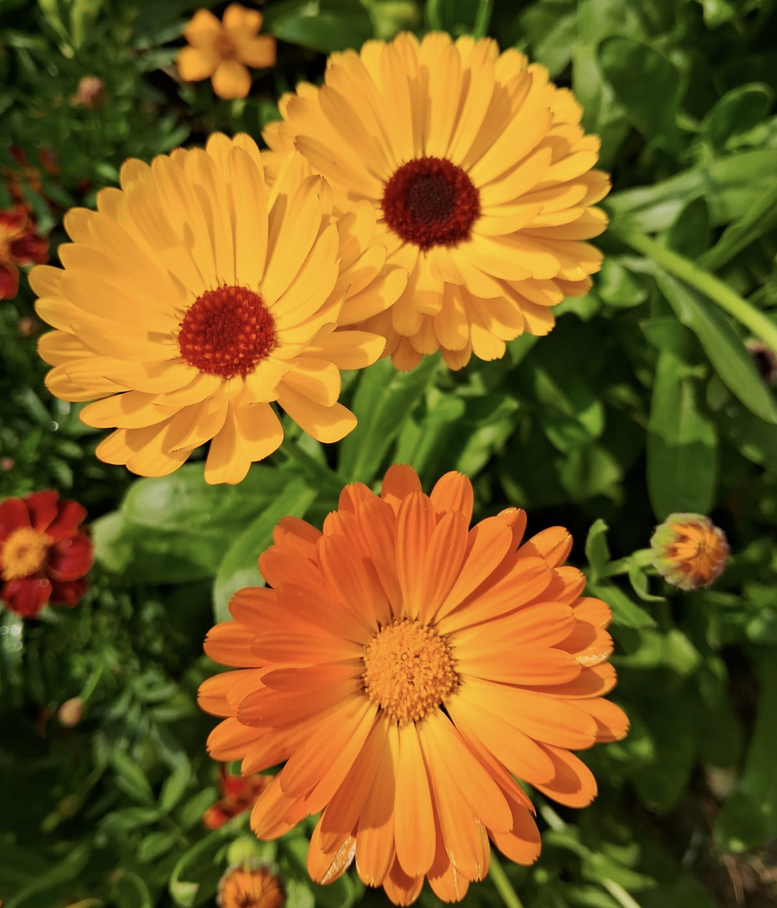
#> input picture images/flower.png, 777 x 908 px, shrunk from 1112 x 1300 before the run, found by its file name
$ python CLHE.py
#> lines starting #> are read from the running program, lines starting #| are printed output that depends on the picture
import cv2
import numpy as np
import matplotlib.pyplot as plt

# --------------------------
# Own Histogram Equalization Function
# --------------------------
def hist_equalization(img):
    hist, _ = np.histogram(img.flatten(), 256, [0,256])
    pdf = hist / hist.sum()              # Probability distribution
    cdf = pdf.cumsum()                   # Cumulative distribution
    cdf_normalized = np.round(cdf * 255).astype(np.uint8)
    equalized_img = cdf_normalized[img]  # Map original pixels
    return equalized_img

# --------------------------
# Image paths (replace with your images)
# --------------------------
images = {
    "Dark Image": "/Users/akhi/Desktop/DIP/images/flower.png",
    "Bright Image": "/Users/akhi/Desktop/DIP/images/roses.png",
    "Light Image": "/Users/akhi/Desktop/DIP/images/tulip.png"
}

# --------------------------
# Loop through images
# --------------------------
for img_title, path in images.items():
    # Load grayscale image
    img = cv2.imread(path, cv2.IMREAD_GRAYSCALE)
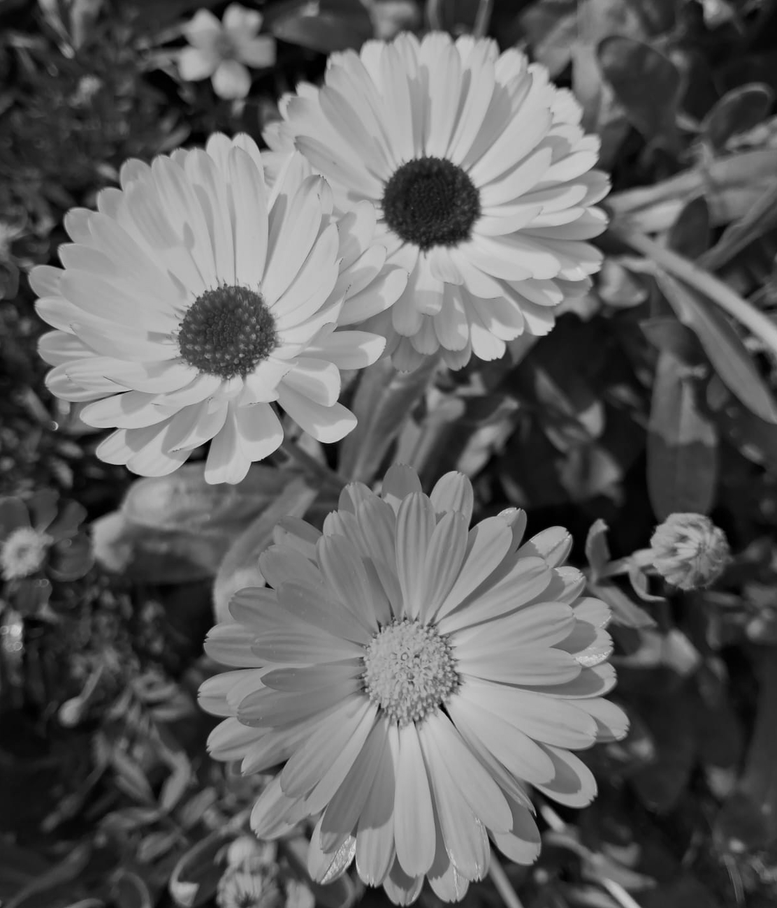
#> img: shape (908, 777); min 0, max 215, mean 97.1
    if img is None:
        print(f"Error: Could not load {path}")
        continue

    # Apply own histogram equalization
    my_eq = hist_equalization(img)
#> in hist_equalization, `hist, _ = np.histogram(img.flatten(), 256, [0,256])`: hist = 256 values, max 6655 at index 42, min 0 at index 210, mean 2755.9
#> in hist_equalization, `pdf = hist / hist.sum()`: pdf = 256 values, max 0.00943 at index 42, min 0 at index 210, mean 0.00391
#> in hist_equalization, `cdf = pdf.cumsum()`: cdf = 256 values from 0.000724 to 1
#> in hist_equalization, `cdf_normalized = np.round(cdf * 255).astype(np.uint8)`: cdf_normalized = 256 values from 0 to 255
#> in hist_equalization, `equalized_img = cdf_normalized[img]`:
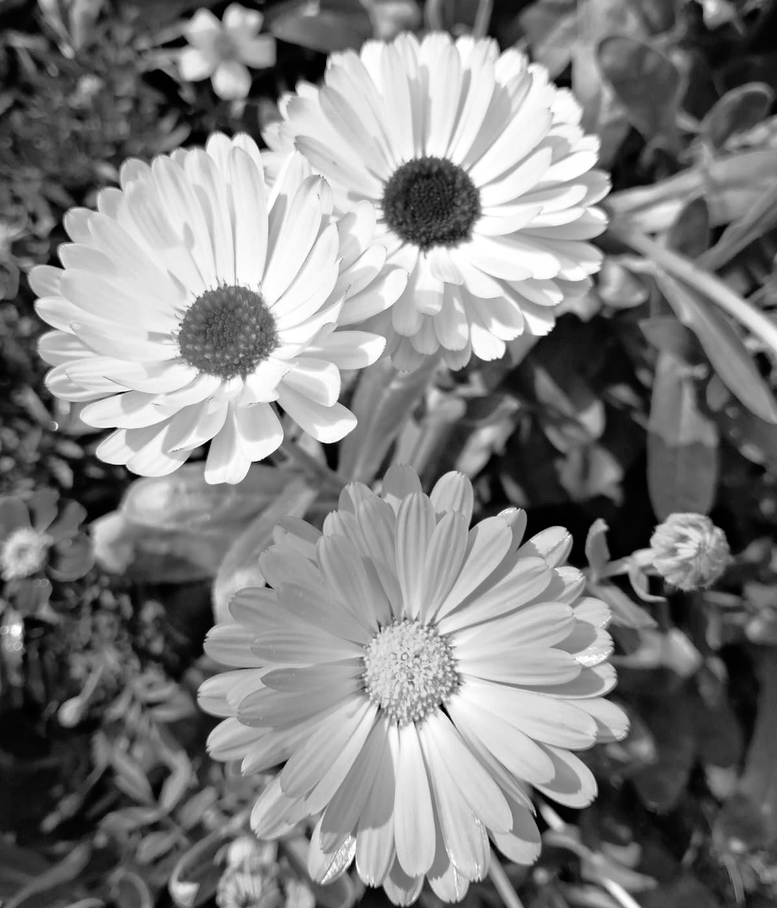
#> equalized_img: shape (908, 777); min 0, max 255, mean 128.2
    # CLAHE
    clahe = cv2.createCLAHE(clipLimit=2.0, tileGridSize=(8,8))
    clahe_img = clahe.apply(img)
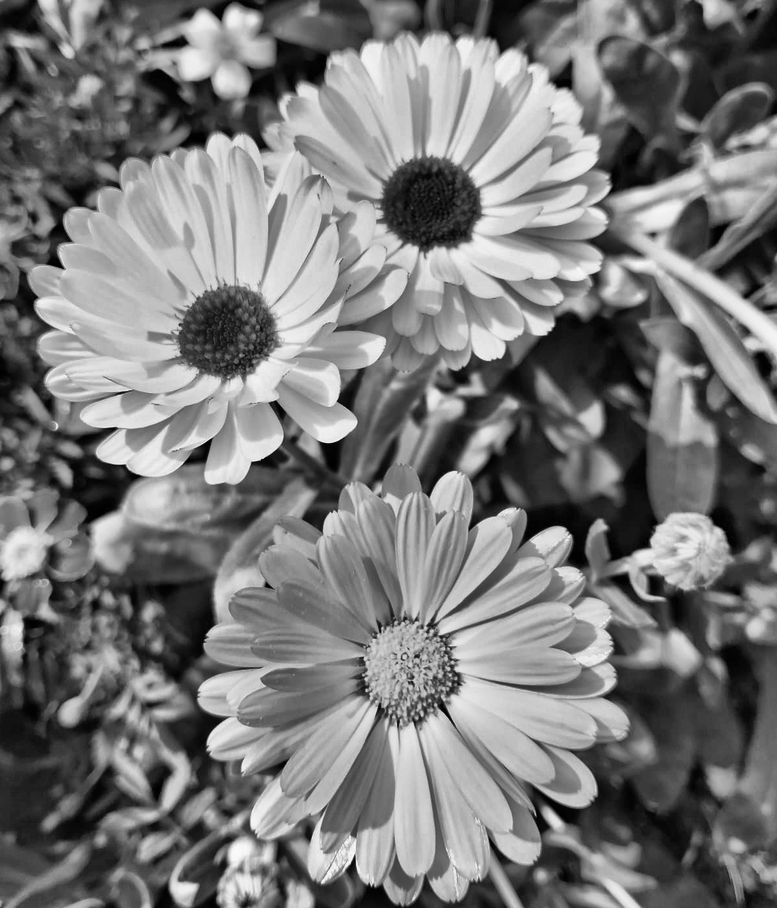
#> clahe_img: shape (908, 777); min 0, max 249, mean 121

    # --------------------------
    # Plot images + histograms
    # --------------------------
    plt.figure(figsize=(16,8))

    # --- Images ---
    plt.subplot(3,3,1)
    plt.imshow(img, cmap='gray')
    plt.title(f"{img_title} - Original")
    plt.axis("off")

    plt.subplot(3,3,2)
    plt.imshow(my_eq, cmap='gray')
    plt.title("My Equalized")
    plt.axis("off")

    plt.subplot(3,3,3)
    plt.imshow(clahe_img, cmap='gray')
    plt.title("CLAHE")
    plt.axis("off")

    # --- Histograms ---
    plt.subplot(3,3,4)
    plt.hist(img.flatten(), bins=256, color='black')
    plt.title("Original Histogram")

    plt.subplot(3,3,5)
    plt.hist(my_eq.flatten(), bins=256, color='black')
    plt.title("My Equalized Histogram")


    plt.subplot(3,3,6)
    plt.hist(clahe_img.flatten(), bins=256, color='black')
    plt.title("CLAHE Histogram")

    plt.tight_layout()
    plt.show()
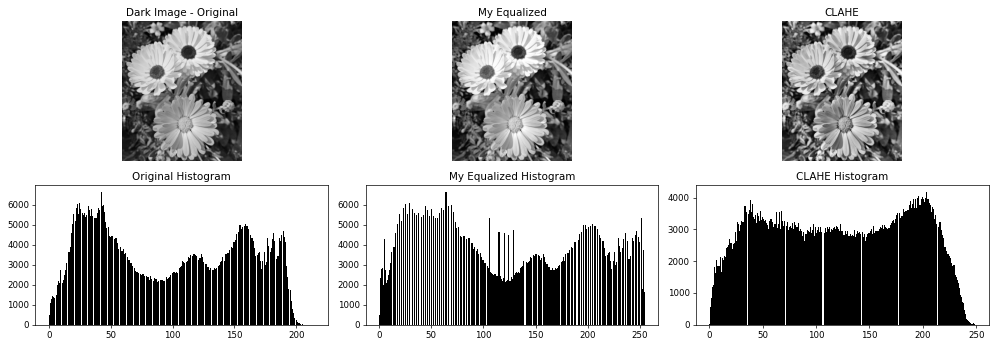
#> figure drawn by matplotlib, 6 panels; panel 4: tallest bar 6655 high, from x = 41.99 to 42.83; panel 5: tallest bar 6655 high, from x = 63.75 to 64.75; panel 6: tallest bar 4179 high, from x = 203.3 to 204.3
#> pass 2 of the loop `for img_title, path in images.items():`:
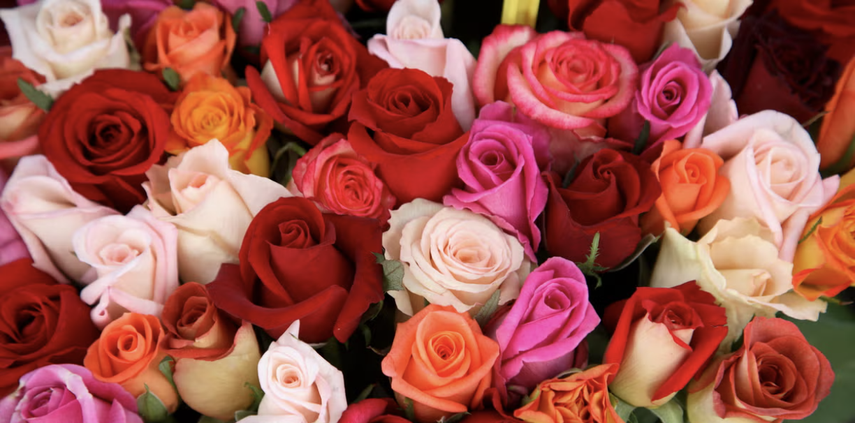
#> input picture images/roses.png, 855 x 423 px, shrunk from 1224 x 606 before the run, found by its file name
#> `img = cv2.imread(path, cv2.IMREAD_GRAYSCALE)`:
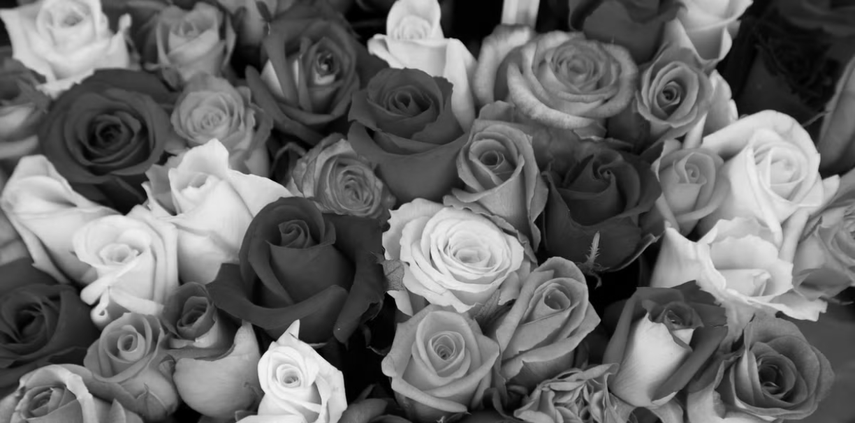
#> img: shape (423, 855); min 0, max 248, mean 105.2
#> equalized_img: shape (423, 855)
#> clahe_img: shape (423, 855)
#> `plt.show()`:
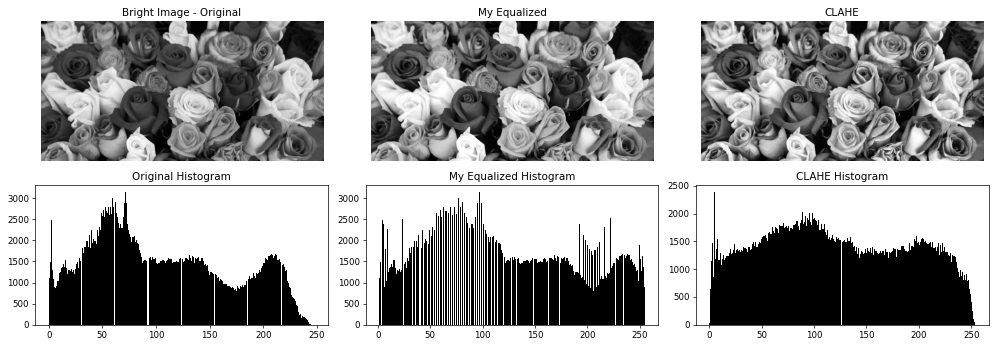
#> figure drawn by matplotlib, 6 panels; panel 4: tallest bar 3157 high, from x = 70.72 to 71.69; panel 5: tallest bar 3157 high, from x = 96.25 to 97.24; panel 6: tallest bar 2393 high, from x = 4.96 to 5.95
#> pass 3 of the loop `for img_title, path in images.items():`:
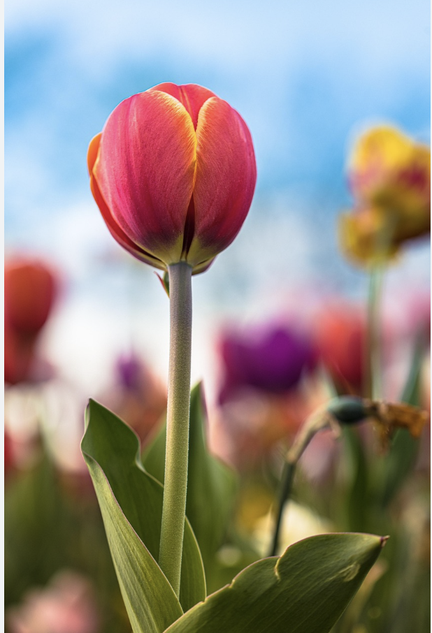
#> input picture images/tulip.png, 432 x 633 px, shrunk from 618 x 906 before the run, found by its file name
#> `img = cv2.imread(path, cv2.IMREAD_GRAYSCALE)`:
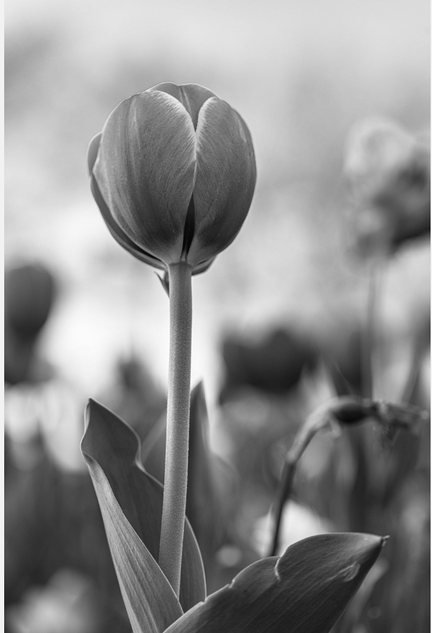
#> img: shape (633, 432); min 5, max 255, mean 142.2
#> equalized_img: shape (633, 432)
#> clahe_img: shape (633, 432)
#> `plt.show()`:
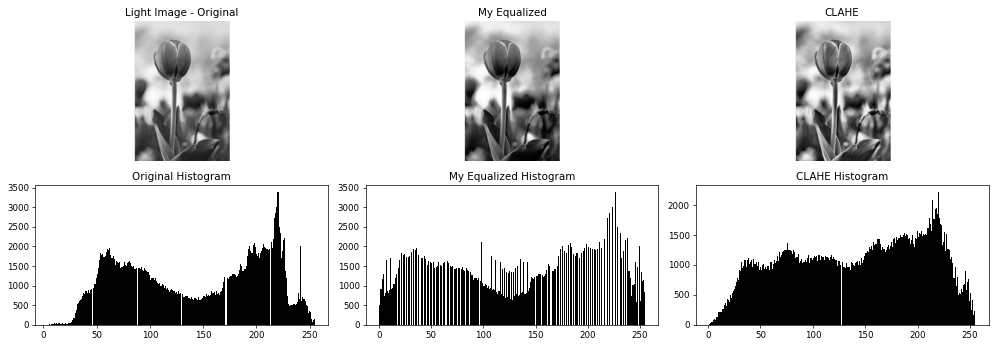
#> figure drawn by matplotlib, 6 panels; panel 4: tallest bar 3395 high, from x = 219.8 to 220.8; panel 5: tallest bar 3395 high, from x = 226.1 to 227.1; panel 6: tallest bar 2222 high, from x = 219.3 to 220.3
